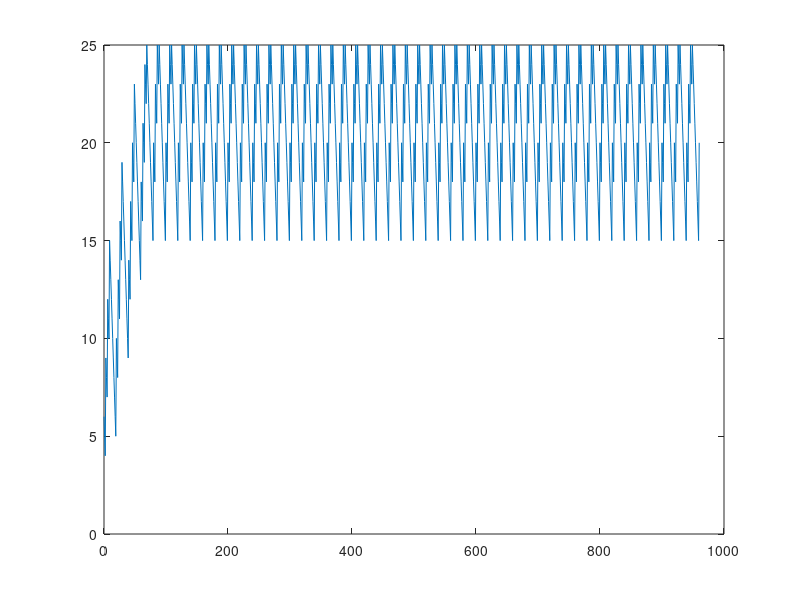

This chart was generated by the following MATLAB code:
% SPDX-FileCopyrightText: 2025 Space Station 14 Contributors
%
% SPDX-License-Identifier: MIT-WIZARDS

# This is a script to be loaded into GNU Octave.

# - Notes -
# + Be sure to check all parameters are up to date with game before use.
# + This plots *worst-case* performance, the assumption is that it shouldn't ever randomly fail.
# + The assumption is that there is one emitter per shield point.
# + Keep in mind that to prevent the generator being destroyed, either shield must be above a limit.
#   This limit is (level*2)+1.
# The timestep used for simulation is one second.

global emitter_state emitter_timer shield_energy

emitter_state = 0
emitter_timer = 0
shield_energy = 0

function shield_clamp ()
  global shield_energy
  # ContainmentFieldConnection.SharedEnergyPool
  shield_energy = min(max(shield_energy, 0), 25)
endfunction
function shield_tick ()
  global shield_energy
  shield_energy -= 1
  shield_clamp()
endfunction
function shield_hit ()
  global shield_energy
  emitter_count = 2 # one per connection side
  receive_power = 6 # ContainmentFieldGeneratorComponent.IStartCollide.CollideWith
  power_per_connection = receive_power / 2 # ContainmentFieldGeneratorComponent.ReceivePower
  shield_energy += power_per_connection * emitter_count
  shield_clamp()
endfunction

function retval = scenario (x)
  global emitter_state emitter_timer shield_energy
  # Tick (degrade) shield
  shield_tick()
  # Timer...
  if emitter_timer > 0
    emitter_timer -= 1
  else
    # Note the logic here is written to match how EmitterComponent does it.
    # Fire first...
    shield_hit()
    # Then check if < fireBurstSize
    if emitter_state < 3
      # Then increment & reset
      emitter_state += 1
      # to fireInterval
      emitter_timer = 2
    else
      # Reset state
      emitter_state = 0
      # Worst case, fireBurstDelayMax
      emitter_timer = 10
    endif
  endif
  retval = shield_energy
endfunction

# x is in seconds.
x = 0:1:960
plot(x, arrayfun(@scenario, x))
